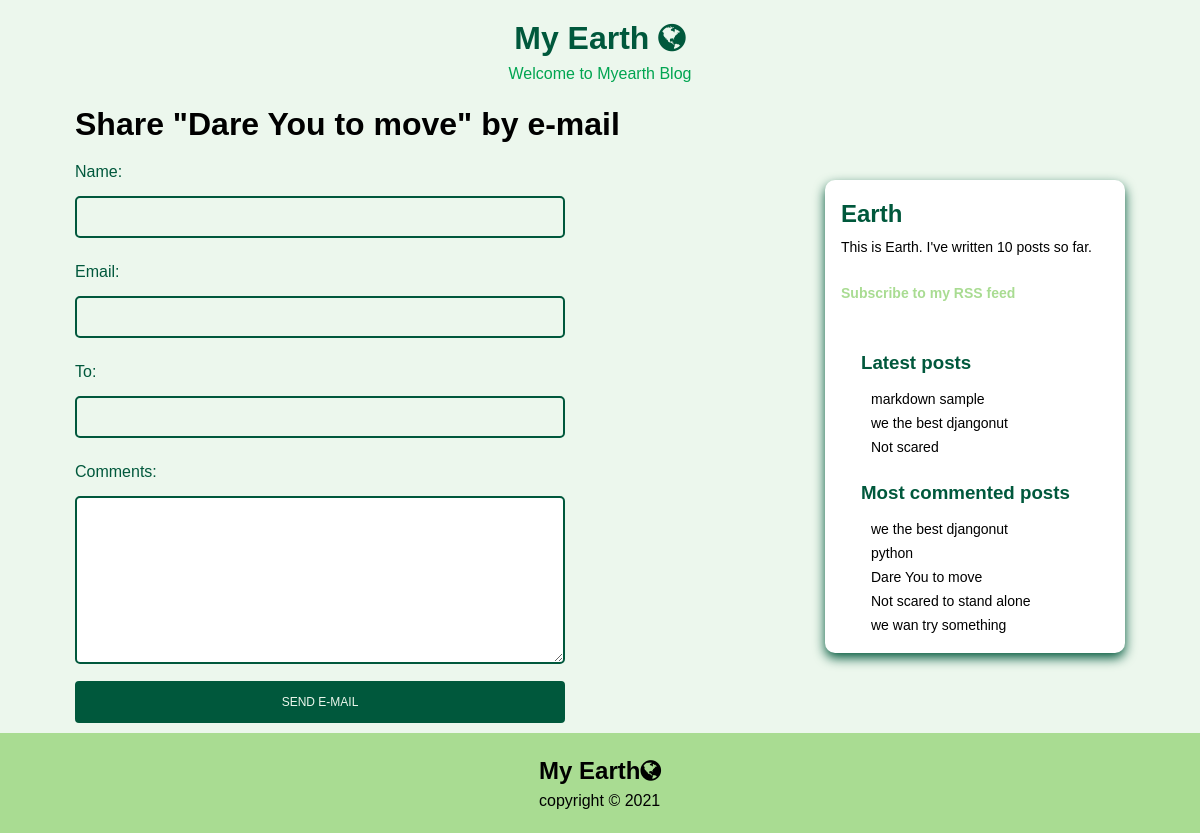
The app's page /earth/2/share/ with its own data.
### earth/models.py (models this page shows, shortened)
class Post(models.Model):
    STATUS_CHOICES = (
        ('draft', 'Draft'),
        ('published', 'Published'),
    )
    title = models.CharField(max_length=250)
    slug = models.SlugField(max_length=250,
                            unique_for_date='publish')
    author = models.ForeignKey(User,
                               on_delete=models.CASCADE,
                               related_name='earth_posts')
    body = models.TextField()
    publish = models.DateTimeField(default=timezone.now)
    created = models.DateTimeField(auto_now_add=True)
    updated = models.DateTimeField(auto_now=True)
    status = models.CharField(max_length=10,
                              choices=STATUS_CHOICES,
                              default='draft')
    objects = models.Manager()  # The default manager.
    published = PublishedManager()  # Our custom manager.
    tags = TaggableManager()
    class Meta:
        ordering = ('-publish',)
    def get_absolute_url(self):
        return reverse('earth:post_detail',
                       args=[self.publish.year,
                             self.publish.month,
                             self.publish.day, self.slug])

### earth/views.py (the view)
# urls.py: path('<int:post_id>/share/', views.post_share, name='post_share'),
def post_share(request, post_id):
    post = get_object_or_404(Post, id=post_id, status='published')
    sent = False
    if request.method == 'POST':
        form = EmailPostForm(request.POST)
        if form.is_valid():
            cd = form.cleaned_data
            post_url = request.build_absolute_uri(post.get_absolute_url())
            subject = f"{cd['name']} recommends you read {post.title}"
            message = f"Read {post.title} at {post_url}\n\n" \
                      f"{cd['name']}\'s comments: {cd['comments']}"
            send_mail(subject, message, 'admin@myblog.com', [cd['to']])
            sent = True
    else:
        form = EmailPostForm()
    return render(request, 'earth/post/share.html', {'post': post,
                                                     'form': form,
                                                     'sent': sent})

### earth/forms.py
class EmailPostForm(forms.Form):
    name = forms.CharField(max_length=25)
    email = forms.EmailField()
    to = forms.EmailField()
    comments = forms.CharField(required=False,
                               widget=forms.Textarea)

### earth/models.py (called while the page is built)
    def get_queryset(self):
        return super().get_queryset().filter(status='published')

### earth/templatetags/earth_tags.py (called while the page is built)
@register.simple_tag
def total_posts():
    return Post.published.count()

@register.inclusion_tag('earth/post/latest_posts.html')
def show_latest_posts(count=5):
    latest_posts = Post.published.order_by('-publish')[:count]
    return {'latest_posts': latest_posts}

@register.simple_tag
def get_most_commented_posts(count=5):
    return Post.published.annotate(
        total_comments=Count('comments')
    ).order_by('-total_comments')[:count]

### earth/templates/earth/post/share.html (shortened to what this page needs)
{% extends "earth/base.html" %}
{% block content %}
  {% if sent %}
    <h1>E-mail successfully sent</h1>
    <p>
      "{{ post.title }}" was successfully sent to {{ form.cleaned_data.to }}.
    </p>
  {% else %}
    <h1>Share "{{ post.title }}" by e-mail</h1>
    <form method="post">
      {{ form.as_p }}
      <input type="submit" value="Send e-mail">
    </form>
  {% endif %}
{% endblock %}

### earth/templates/earth/base.html (shortened to what this page needs)
{% load earth_tags %}
{% load static %}
<!DOCTYPE html>
<html>
<head>
  <link href="{% static "css/earth.css" %}" rel="stylesheet">
  <link rel="stylesheet" href="//maxcdn.bootstrapcdn.com/font-awesome/4.7.0/css/font-awesome.min.css">
</head>
<body>
  <header>
    <h1>My Earth <span><i class="fa fa-globe" aria-hidden="true"></i></span></h1>
    <p>Welcome to Myearth Blog</p>
  </header>
  <main class="All-content">
    <div class="content">
      {% block content %}
      {% endblock %}
    </div>
    <div class="side-content">
      <div class="flex-content">
        <h2 class="earth">Earth</h2>
        <p>This is Earth. I've written {% total_posts %} posts so far.</p>
        <p><a class="feed" href="{% url "earth:post_feed" %}">Subscribe to my RSS feed</a></p>
        <h3>Latest posts</h3>
        {% show_latest_posts 3 %}
        <h3>Most commented posts</h3>
        {% get_most_commented_posts as most_commented_posts %}
        <ul>
          {% for post in most_commented_posts %}
            <li>
              <a href="{{ post.get_absolute_url }}">{{ post.title }}</a>
            </li>
          {% endfor %}
        </ul>
      </div>
    </div>
  </main>
  <footer class="footer">
  <div class="container">
    <h2>My Earth<span><i class="fa fa-globe" aria-hidden="true"></i></span></h2>
    <p>copyright &copy; 2021</p>
  </div>
</footer>
</body>
</html>

### earth/templates/earth/post/latest_posts.html
<ul>
  {% for post in latest_posts %}
    <li>
      <a href="{{ post.get_absolute_url }}">{{ post.title }}</a>
    </li>
  {% endfor %}
</ul>

### earth/static/css/earth.css (style rules this page uses)
:root { --primary-color:#00a551; --secondary-color:#a9dc92; --dark-color:#00583c; --white-type:#ecf7ed; --gray-type:#d3ebd6; }
* { margin: 0; padding: 0; box-sizing: border-box; }
body { font-family: 'Monteserrat', sans-serif ; background-color: var(--white-type); line-height: 1.5; }
header { display: flex; flex-direction: column; justify-content: center; align-items: center; }
header { height: 100px; }
header h1 { color: var(--dark-color); }
header p { color:var(--primary-color) ; }
.All-content { display: grid; grid-template-columns: 700px 300px; gap: 50px; justify-content: center; align-items: center; height: 100%; }
ul { list-style-type: none; }
ul li a { text-decoration: none; }
.side-content { width: 300px; height: auto; position:relative; box-shadow:0 5px 12px var(--dark-color) ; border-radius: 10px; margin: 50px auto; background: white; }
.flex-content { display: flex; flex-direction: column; justify-content: center; align-items: flex-start; margin: 16px; overflow: hidden; }
.flex-content h2 { margin-bottom: 5px; font-family: "Montserrat" 'Lato' ; color: var(--dark-color); }
.flex-content h3 { font-family: "Montserrat" 'Lato' ; margin: 20px; align-items: center; justify-content: center; padding-bottom: 5px; margin-bottom: 5px; color: var(--dark-color); }
.flex-content p { font-family: "Montserrat" 'Lato' ; font-size: 14px; padding-bottom: 5px; margin-bottom: 20px; }
.flex-content ul a { font-size: 14px; padding: 20px; margin: 0 10px; }
.flex-content ul a:link { color: black; }
.flex-content .feed { text-decoration: none; margin-top: 2px; color: var(--secondary-color); font-weight: 700; }
footer { display: flex; flex-direction: column; justify-content: center; align-items: center; background-color: var(--secondary-color); height: 100px; padding: 50px; }
label { padding: 12px 12px 12px 0; display:block; color:var(--dark-color); }
input, textarea { border: 2px solid var(--dark-color); padding:12px 20px; font-size:12px; margin:0 0 10px; border-radius: 5px; width: 70%; resize: vertical; }
input, textarea:focus { background-color: var(--white-type); }
input[type=submit] { background:var(--dark-color); color:var(--white-type); padding:12px 20px; border-radius: 4px; text-transform:uppercase; cursor: pointer; }

### records on screen
Post: title "Dare You to move"
Post: title "markdown sample"
Post: title "we the best djangonut"
Post: title "Not scared"
Post: title "python"
Post: title "Not scared to stand alone"
Post: title "we wan try something"
